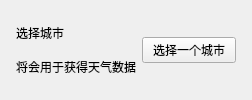
          <widget class="CardWidget" name="CardWidget_4">
           <property name="minimumSize">
            <size>
             <width>0</width>
             <height>70</height>
            </size>
           </property>
           <layout class="QHBoxLayout" name="horizontalLayout_10">
            <property name="leftMargin">
             <number>16</number>
            </property>
            <property name="topMargin">
             <number>16</number>
            </property>
            <property name="rightMargin">
             <number>16</number>
            </property>
            <property name="bottomMargin">
             <number>16</number>
            </property>
            <item>
             <layout class="QVBoxLayout" name="verticalLayout_16">
              <property name="spacing">
               <number>0</number>
              </property>
              <item>
               <widget class="StrongBodyLabel" name="StrongBodyLabel_8">
                <property name="text">
                 <string>选择城市</string>
                </property>
                <property name="wordWrap">
                 <bool>true</bool>
                </property>
               </widget>
              </item>
              <item>
               <widget class="CaptionLabel" name="CaptionLabel_9">
                <property name="text">
                 <string>将会用于获得天气数据</string>
                </property>
                <property name="wordWrap">
                 <bool>true</bool>
                </property>
                <property name="lightColor" stdset="0">
                 <color alpha="150">
                  <red>0</red>
                  <green>0</green>
                  <blue>0</blue>
                 </color>
                </property>
                <property name="darkColor" stdset="0">
                 <color alpha="200">
                  <red>255</red>
                  <green>255</green>
                  <blue>255</blue>
                 </color>
                </property>
               </widget>
              </item>
             </layout>
            </item>
            <item>
             <widget class="PushButton" name="select_city">
              <property name="sizePolicy">
               <sizepolicy hsizetype="Maximum" vsizetype="Fixed">
                <horstretch>0</horstretch>
                <verstretch>0</verstretch>
               </sizepolicy>
              </property>
              <property name="text">
               <string>  选择一个城市  </string>
              </property>
             </widget>
            </item>
           </layout>
          </widget>
